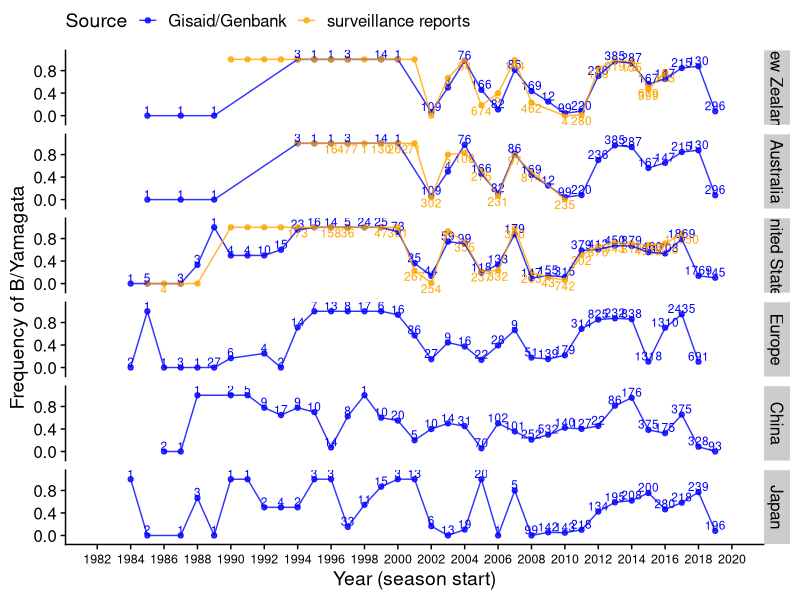

Write the R code that produced this figure. (Note: this script raises an error after producing the figure.)
library(cowplot)
library(ggplot2)
theme_set(theme_cowplot())
library(reshape2)
library(dplyr)
library(viridis)

# Raw Gisaid / Genbank frequencies for Aus/NZ and the U.S.
gisaid_genbank_frequencies_local <- as_tibble(read.csv('../results/processed_data/lineage_frequencies_gisaid-genbank_raw.csv',
                                                 header = T)) %>%
  mutate(type = 'genetic',
         source = 'Gisaid/Genbank (local)') %>%
  select(year, year_total, country, fraction_yamagata, fraction_victoria, type, source)


# Gisaid / Genbank frequencies estimated from all countries when data was scarce
gisaid_genbank_frequencies_global <- as_tibble(read.csv('../results/processed_data/lineage_frequencies_gisaid-genbank_global.csv',
                                                 header = T)) %>%
  rename(fraction_yamagata = fraction_yamagata_global,
         fraction_victoria = fraction_victoria_global,
         year_total = year_total_global) %>%
  mutate(type = 'genetic',
         country = 'All countries',
         source = 'Gisaid/Genbank (All countries)') %>%
  select(year,year_total, country, fraction_yamagata, fraction_victoria, type, source)

# Gisaid / Genbank frequencies estimated from all countries when data was scarce, but with Yam freq = 100% in the 90s.
gisaid_genbank_frequencies_global_noVicin1990s <- as_tibble(read.csv('../results/processed_data/lineage_frequencies_gisaid-genbank_noVicin1990s.csv',
                                                        header = T)) %>%
  mutate(type = 'genetic',
         source = 'Gisaid/Genbank (All countries + no Vic in 1990s)') %>%
  select(year,year_total, country, fraction_yamagata, fraction_victoria, type, source)


gisaid_genbank_frequencies <- bind_rows(gisaid_genbank_frequencies_local, gisaid_genbank_frequencies_global)
gisaid_genbank_frequencies <- bind_rows(gisaid_genbank_frequencies, gisaid_genbank_frequencies_global_noVicin1990s)


surveillance_frequencies <- bind_rows(
  as_tibble(read.csv('../data/surveillance_report_frequencies/Aus_lineage_freqs.csv')),
  as_tibble(read.csv('../data/surveillance_report_frequencies/NZ_lineage_freqs.csv')),
  as_tibble(read.csv('../data/surveillance_report_frequencies/US_lineage_freqs.csv'))
) %>% 
  rename(year_total = n_specimens_tested) %>%
  select(year, year_total, country, fraction_yamagata, fraction_victoria, method) %>%
  mutate(source = 'surveillance reports') %>%
  rename(type = method) %>%
  mutate(type = as.character(type))

lineage_frequencies <- bind_rows(gisaid_genbank_frequencies, surveillance_frequencies) %>%
  filter(!is.na(country))
lineage_frequencies <- lineage_frequencies %>%
  mutate(country = factor(country,
                          levels = c('New Zealand','Australia','United States',
                                     'Europe','China','Japan', ' All countries')))

# ---------------------------------------------------- Plots ---------------------------------------------------
surveillance_vs_gisaid_genbank_freqs_pl <- ggplot(lineage_frequencies %>%
                                                    filter(is.na(fraction_yamagata) == F,
                                                           country != 'All countries',
                                                           source != "Gisaid/Genbank (All countries + no Vic in 1990s)",
                                                           year > 1983),
       aes(x = year, y = fraction_yamagata)) +
  geom_point(aes(color = factor(source)), alpha = 0.8) +
  geom_text(data = lineage_frequencies %>%
              filter(is.na(fraction_yamagata) == F, source == 'Gisaid/Genbank (local)', year > 1983),
                     aes(label = year_total), color = 'blue',
            position = position_nudge(x = 0, y = 0.1), size = 3) +
  geom_text(data = lineage_frequencies %>%
              filter(is.na(fraction_yamagata) == F, source == 'surveillance reports', year > 1983),
            aes(label = year_total), color = 'orange',
            position = position_nudge(x = , y = -0.1), size = 3) +
  geom_line(aes(color = factor(source)), alpha = 0.8) +
  facet_grid(country~.) +
  #ggtitle('Note: Gisaid/Genbank frequencies were estimated jointly for Australia and New Zealand') +
  xlab('Year (season start)') +
  ylab('Frequency of B/Yamagata') +
  scale_x_continuous(breaks = seq(1982,2020,2), limits = c(1982, 2020)) +
  scale_color_manual(values = c('blue','orange'), name = 'Source',
                     labels = c('Gisaid/Genbank', 'surveillance reports')) +
  theme(legend.position = 'top', axis.text.x = element_text(size = 9))

save_plot('../figures/lineage_frequencies/surveillance_vs_gisaid_genbank_freqs.pdf',
          surveillance_vs_gisaid_genbank_freqs_pl,
          base_height = 10, base_width = 10)



# Plot with lineage frequencies used in the model, assuming all Yam in the 90s
local_points <- lineage_frequencies %>% filter(source == 'Gisaid/Genbank (local)', country == 'New Zealand', year >= 1990) %>%
  filter(!is.na(year_total)) %>%
  filter((year <= 2000) | (year > 2000 & year_total >= 10)) %>%
  mutate(source = 'New Zealand and Australia isolates')

global_points <- lineage_frequencies %>% filter(year >= 2001, country == 'New Zealand',
                                                source == "Gisaid/Genbank (All countries + no Vic in 1990s)") %>%
  filter((year %in% unique(local_points$year)) == F) %>% unique() %>%
  mutate(source = 'Isolates from all represented countries')

points <- bind_rows(local_points, global_points) %>% arrange(year)


lineage_frequencies_gisaid_genbank_noVicin1990s <- 
  ggplot(lineage_frequencies %>% filter(source == "Gisaid/Genbank (All countries + no Vic in 1990s)",
                                      year >= 1988), aes(x = year, y = fraction_yamagata)) +
  geom_line(alpha = 0.5) + 
  geom_point(data = points, shape = 21, size = 6, (aes(fill = source))) +
  geom_text(data = points, size = 2, aes(label = year_total)) +
  xlab('Season') + ylab('Frequency of B/Yamagata') +
  scale_x_continuous(breaks = seq(1960,2020,5), limits = c(1959,2020),
                     expand = c(0.01,0)) +
  #facet_grid(region~.) +
  scale_fill_brewer(type = 'qual', palette = 3, name = 'Frequency estimates from:',
                    labels = c('All represented countries', 'Australia/New Zealand')) +
  theme(legend.position = c(0.02,0.9),
        legend.background = element_rect(fill = 'white'),
        legend.text = element_text(size = 10),
        legend.title = element_text(size = 10)) +
  geom_vline(xintercept = c(1970,1983), linetype = 2, color = 'gray30')  +
  geom_text(data = tibble(year = 1976.5,
                          #region = c('Australia / New Zealand', 'China', 'United States'),
                          #region = c('Australia / New Zealand','United States'),
                          fraction_yamagata = 0.55,
                          #text = c('','Approximate interval of\nB/Vic - B/Yam split','')),
                          text = c('Estimates of\nB/Vic - B/Yam split','')),
            aes(label = text))

save_plot('../figures/lineage_frequencies/lineage_frequencies_gisaid-genbank_ausnz_noVicin1990s.pdf',
          lineage_frequencies_gisaid_genbank_noVicin1990s,base_width = 10, base_height = 4)


